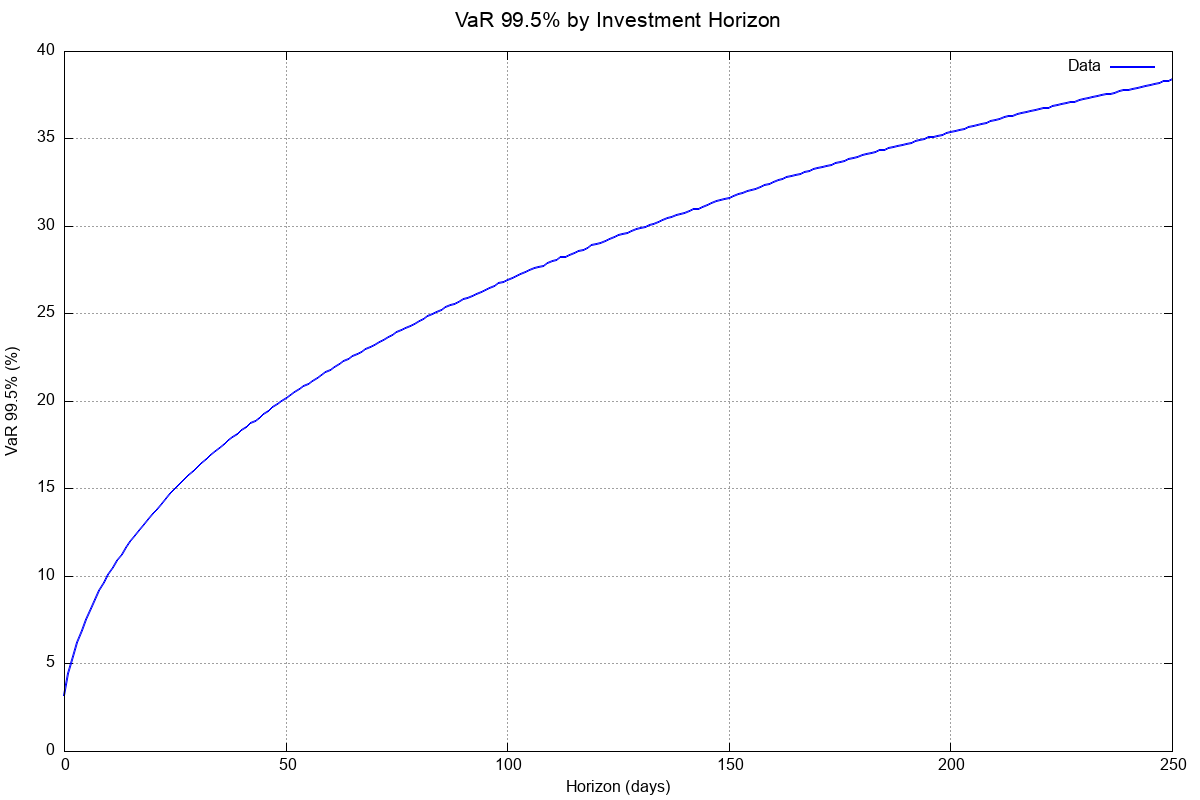

Recreate this plot in gnuplot.
# Gnuplot script auto-generated
set terminal png size 1200,800 enhanced font 'Arial,12'
set output './plots/var_by_horizon_corrected.png'

set title 'VaR 99.5% by Investment Horizon' font 'Arial,16'
set xlabel 'Horizon (days)'
set ylabel 'VaR 99.5% (%)'
set grid
set style line 1 lc rgb 'blue' lw 2

plot './plots/var_by_horizon_corrected.dat' using 1:2 with lines linestyle 1 title 'Data'
